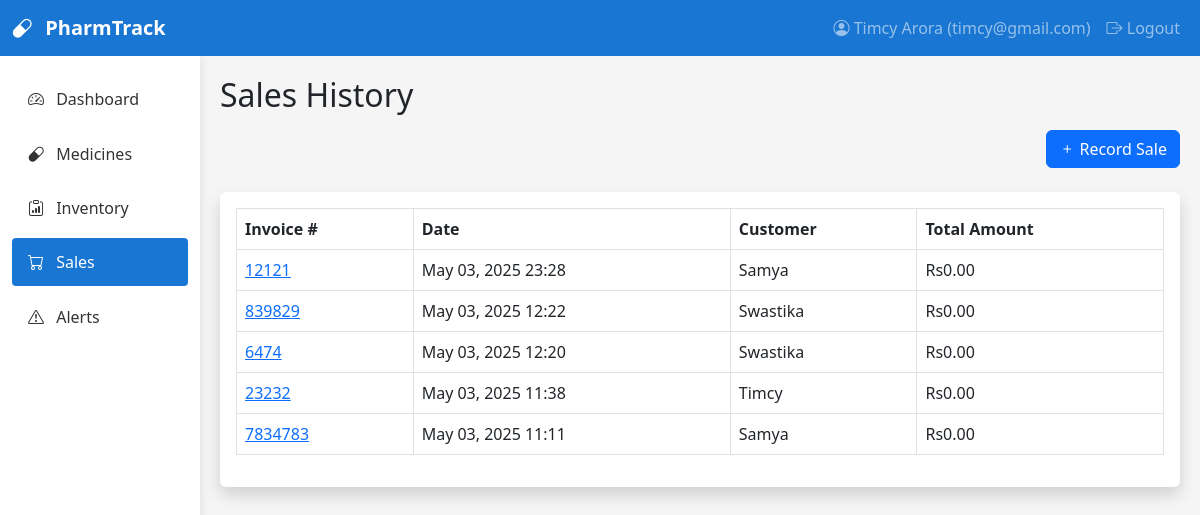
Page /sales/ (signed in) on the committed database.
### medicine/models.py (models this page shows, shortened)
class MedicineUser(AbstractUser):
    username = None
    email = models.EmailField('Email Address', unique=True)
    first_name = models.CharField(max_length=30)
    last_name = models.CharField(max_length=30)
    is_active = models.BooleanField(default=True)
    is_staff = models.BooleanField(default=False)
    date_joined = models.DateTimeField(auto_now_add=True)
    USERNAME_FIELD = 'email'
    REQUIRED_FIELDS = ['first_name', 'last_name']
    objects = UserManager()
    def __str__(self):
        return f"{self.first_name} {self.last_name} ({self.email})"
    class Meta:
        verbose_name = 'User'
        verbose_name_plural = 'Users'

class Sale(models.Model):
    invoice_number = models.CharField(max_length=50, unique=True)
    sale_date = models.DateTimeField(default=timezone.now)
    customer_name = models.CharField(max_length=100, blank=True, null=True)
    customer_phone = models.CharField(max_length=20, blank=True, null=True)
    total_amount = models.DecimalField(max_digits=10, decimal_places=2, default=0)
    user = models.ForeignKey(MedicineUser, on_delete=models.CASCADE, related_name='sales')

### medicine/views.py (the view)
# urls.py: path('sales/', views.SaleListView.as_view(), name='sale_list'),
class SaleListView(LoginRequiredMixin, ListView):
    model = Sale
    template_name = 'pharmacy/sale_list.html'
    context_object_name = 'sales'
    ordering = ['-sale_date']
    paginate_by = 10
    def get_queryset(self):
        return Sale.objects.filter(user=self.request.user).order_by('-sale_date')

### medicine/templates/medicine/sale_list.html (shortened to what this page needs)
{% extends 'medicine/base.html' %}
{% block page_title %}Sales History{% endblock %}
{% block page_actions %}
<a href="{% url 'create_sale' %}" class="btn btn-primary">
    <i class="bi bi-plus"></i> Record Sale
</a>
{% endblock %}
{% block content %}
<div class="card shadow mb-4">
    <div class="card-body">
        <div class="table-responsive">
            <table class="table table-bordered table-hover">
                <thead>
                    <tr>
                        <th>Invoice #</th>
                        <th>Date</th>
                        <th>Customer</th>
                        <th>Total Amount</th>
                    </tr>
                </thead>
                <tbody>
                    {% for sale in sales %}
                    <tr>
                        <td><a href="{% url 'sale_detail' pk=sale.pk %}">{{ sale.invoice_number }}</a></td>
                        <td>{{ sale.sale_date|date:"M d, Y H:i" }}</td>
                        <td>{{ sale.customer_name|default:"Walk-in Customer" }}</td>
                        <td>Rs{{ sale.total_amount }}</td>
                    </tr>
                    {% empty %}
                    <tr>
                        <td colspan="4" class="text-center">No sales found.</td>
                    </tr>
                    {% endfor %}
                </tbody>
            </table>
        </div>
    </div>
</div>
{% endblock %}

### medicine/templates/medicine/base.html (shortened to what this page needs)
<!DOCTYPE html>
<html lang="en">
<head>
    <link href="https://cdn.jsdelivr.net/npm/bootstrap@5.3.0-alpha1/dist/css/bootstrap.min.css" rel="stylesheet">
    <link rel="stylesheet" href="https://cdn.jsdelivr.net/npm/bootstrap-icons@1.10.3/font/bootstrap-icons.css">
</head>
<body>
    <nav class="navbar navbar-expand-lg navbar-dark" style="background-color: var(--primary-color);">
        <div class="container-fluid">
            <a class="navbar-brand" href="{% url 'dashboard' %}">
                <i class="bi bi-capsule me-2"></i>
                PharmTrack
            </a>
            <div class="collapse navbar-collapse" id="navbarNav">
                <ul class="navbar-nav ms-auto">
                    <li class="nav-item">
                        <a class="nav-link" href="#">
                            <i class="bi bi-person-circle"></i> {{request.user}}
                        </a>
                    </li>
                    <li class="nav-item">
                        <a class="nav-link" href="{% url 'logout' %}">
                            <i class="bi bi-box-arrow-right"></i> Logout
                        </a>
                    </li>
                </ul>
            </div>
        </div>
    </nav>
    <div class="container-fluid">
        <div class="row">
            <div class="col-md-3 col-lg-2 sidebar py-3">
                <ul class="nav flex-column">
                    <li class="nav-item">
                        <a class="nav-link {% if request.path == '/' %}active{% endif %}" href="{% url 'dashboard' %}">
                            <i class="bi bi-speedometer2"></i> Dashboard
                        </a>
                    </li>
                    <li class="nav-item">
                        <a class="nav-link {% if 'medicines' in request.path %}active{% endif %}" href="{% url 'medicine_list' %}">
                            <i class="bi bi-capsule"></i> Medicines
                        </a>
                    </li>
                    <li class="nav-item">
                        <a class="nav-link {% if 'inventory/report' in request.path %}active{% endif %}" href="{% url 'inventory_report' %}">
                            <i class="bi bi-clipboard-data"></i> Inventory
                        </a>
                    </li>
                    <li class="nav-item">
                        <a class="nav-link {% if 'sales' in request.path %}active{% endif %}" href="{% url 'sale_list' %}">
                            <i class="bi bi-cart"></i> Sales
                        </a>
                    </li>
                    <li class="nav-item">
                        <a class="nav-link position-relative {% if 'alerts' in request.path %}active{% endif %}" href="{% url 'low_stock_alerts' %}">
                            <i class="bi bi-exclamation-triangle"></i> Alerts
                        </a>
                    </li>
                </ul>
            </div>
            <div class="col-md-9 col-lg-10 main-content">
                <div class="mb-4">
                    <h2 class="mb-3">{% block page_title %}{% endblock %}</h2>
                    <div class="d-flex justify-content-between">
                        <div>
                            {% block page_actions %}{% endblock %}
                        </div>
                    </div>
                </div>
                {% block content %}{% endblock %}
            </div>
        </div>
    </div>
</body>
</html>

### medicine/templates/medicine/base.html (style rules this page uses)
:root { --primary-color: #1976D2; --secondary-color: #64B5F6; --success-color: #4CAF50; --danger-color: #F44336; --warning-color: #FFC107; }
body { font-family: 'Segoe UI', Tahoma, Geneva, Verdana, sans-serif; background-color: #f5f5f5; }
.sidebar { background-color: #fff; min-height: calc(100vh - 56px); box-shadow: 0 0 10px rgba(0, 0, 0, 0.1); }
.sidebar .nav-link { color: #333; padding: 0.75rem 1rem; border-radius: 0.25rem; margin: 0.2rem 0; }
.sidebar .nav-link.active { background-color: var(--primary-color); color: white; }
.sidebar .nav-link i { margin-right: 0.5rem; }
.navbar-brand { font-weight: 600; }
.main-content { padding: 20px; }
.card { border: none; box-shadow: 0 0 10px rgba(0, 0, 0, 0.1); margin-bottom: 20px; }

### rows in the picture
MedicineUser: user "Timcy Arora (timcy@gmail.com)"
Sale: invoice_number "12121", sale_date "May 03, 2025 23:28", customer_name "Samya", total_amount "0.00"
Sale: invoice_number "839829", sale_date "May 03, 2025 12:22", customer_name "Swastika", total_amount "0.00"
Sale: invoice_number "6474", sale_date "May 03, 2025 12:20", customer_name "Swastika", total_amount "0.00"
Sale: invoice_number "23232", sale_date "May 03, 2025 11:38", customer_name "Timcy", total_amount "0.00"
Sale: invoice_number "7834783", sale_date "May 03, 2025 11:11", customer_name "Samya", total_amount "0.00"
